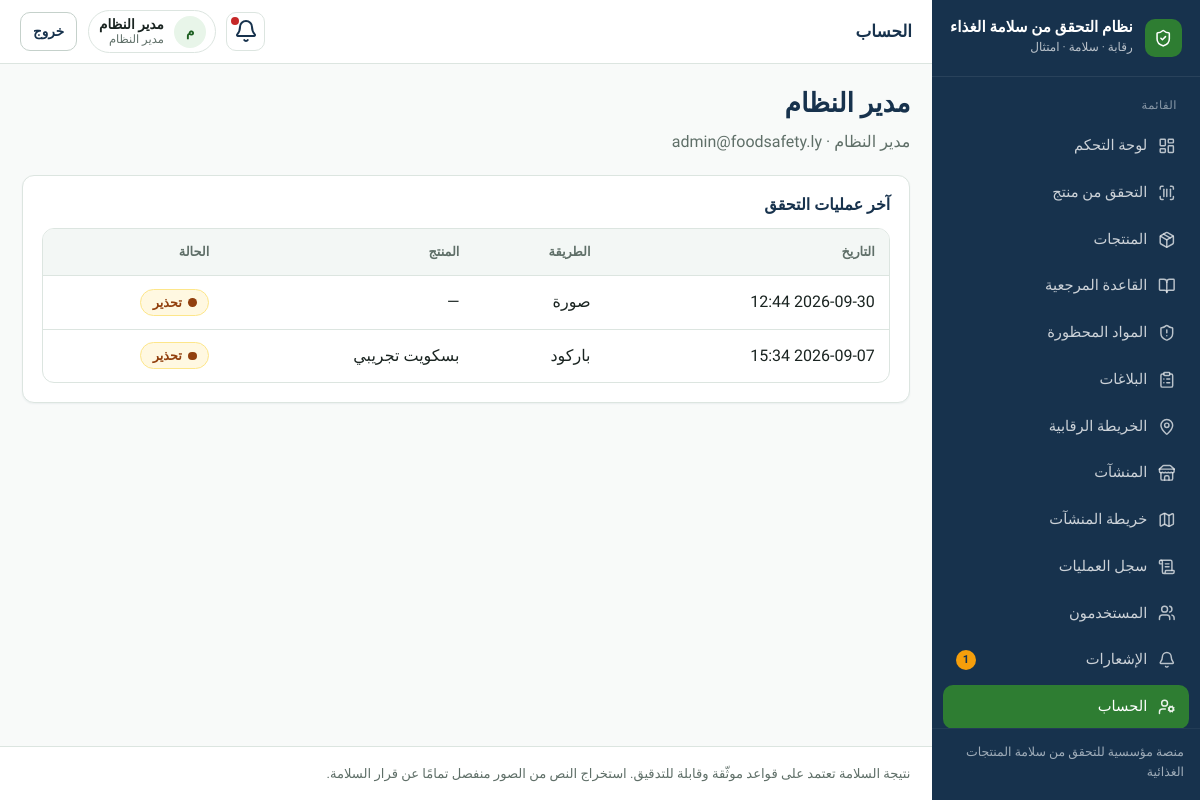
The app's page /profile/ (signed in) with its own data.
### apps/accounts/models.py (models this page shows, shortened)
class User(AbstractUser):
    id = models.UUIDField(primary_key=True, default=uuid.uuid4, editable=False)
    full_name = models.CharField("الاسم الكامل", max_length=150, blank=True)
    phone = models.CharField("الهاتف", max_length=20, blank=True, null=True, unique=True)
    role = models.CharField(
        max_length=32,
        choices=Role.choices,
        default=Role.USER,
        db_index=True,
    )
    preferred_language = models.CharField(
        max_length=2,
        choices=[("ar", "العربية"), ("en", "English")],
        default="ar",
    )
    is_active = models.BooleanField(default=True)
    class Meta:
        verbose_name = "مستخدم"
        verbose_name_plural = "المستخدمون"
        ordering = ["-date_joined"]

### apps/scans/models.py (models this page shows)
class ProductScan(models.Model):
    class Method(models.TextChoices):
        BARCODE = "BARCODE", "باركود"
        SEARCH = "SEARCH", "بحث"
        IMAGE = "IMAGE", "صورة"
        TEXT = "TEXT", "نص يدوي"
    id = models.UUIDField(primary_key=True, default=uuid.uuid4, editable=False)
    user = models.ForeignKey(
        settings.AUTH_USER_MODEL,
        on_delete=models.SET_NULL,
        null=True,
        blank=True,
        related_name="scans",
    )
    product = models.ForeignKey(
        "products.Product", on_delete=models.SET_NULL, null=True, blank=True, related_name="scans"
    )
    scan_method = models.CharField(max_length=10, choices=Method.choices)
    store = models.ForeignKey(
        "stores.Store", on_delete=models.SET_NULL, null=True, blank=True, related_name="scans"
    )
    latitude = models.FloatField(null=True, blank=True)
    longitude = models.FloatField(null=True, blank=True)
    location_consent = models.BooleanField(default=False)
    query_text = models.CharField(max_length=255, blank=True)
    created_at = models.DateTimeField(auto_now_add=True)
    class Meta:
        ordering = ["-created_at"]

### apps/products/models.py (models this page shows, shortened)
class Product(models.Model):
    id = models.UUIDField(primary_key=True, default=uuid.uuid4, editable=False)
    barcode = models.CharField(max_length=50, unique=True, db_index=True)
    name_ar = models.CharField(max_length=255)
    name_en = models.CharField(max_length=255, blank=True)
    brand = models.ForeignKey(
        Brand, on_delete=models.SET_NULL, null=True, blank=True, related_name="products"
    )
    country_of_origin = models.CharField(max_length=100, blank=True)
    manufacturer = models.CharField(max_length=200, blank=True)
    image = models.ImageField(upload_to="products/", blank=True, null=True)
    expiry_date = models.DateField(null=True, blank=True)
    category = models.CharField(max_length=100, blank=True)
    created_at = models.DateTimeField(auto_now_add=True)
    updated_at = models.DateTimeField(auto_now=True)
    class Meta:
        ordering = ["name_ar"]

### apps/core/views.py (the view)
# urls.py: path("profile/", views.profile, name="profile"),
@login_required
def profile(request):
    recent = ProductScan.objects.filter(user=request.user).select_related("assessment")[:10]
    return render(request, "core/profile.html", {"recent": recent})

### apps/core/context_processors.py (called while the page is built)
def _item(label, url_name, icon, match_prefixes=None):
    return {
        "label": label,
        "url_name": url_name,
        "icon": icon,
        "match_prefixes": match_prefixes or [],
    }

### templates/core/profile.html (shortened to what this page needs)
{% extends "base.html" %}
{% block topbar_title %}الحساب{% endblock %}
{% block content %}
<div class="page-header">
  <div>
    <h1>{{ user.full_name|default:user.username }}</h1>
    <p class="lead">{{ user.get_role_display }} · {{ user.email }}</p>
  </div>
</div>
<section class="card">
  <h2 class="card-title">آخر عمليات التحقق</h2>
  <div class="table-wrap" style="margin-top:0.75rem">
    <table class="table">
      <thead><tr><th>التاريخ</th><th>الطريقة</th><th>المنتج</th><th>الحالة</th></tr></thead>
      <tbody>
        {% for s in recent %}
        <tr>
          <td>{{ s.created_at|date:"Y-m-d H:i" }}</td>
          <td>{{ s.get_scan_method_display }}</td>
          <td>{{ s.product.name_ar|default:s.query_text|default:"—" }}</td>
          <td>{% if s.assessment %}{% include "partials/status_badge.html" with code=s.assessment.product_status label=s.assessment.get_product_status_display %}{% endif %}</td>
        </tr>
        {% empty %}
        <tr><td colspan="4"><div class="empty-state"><h3>لا توجد عمليات بعد</h3></div></td></tr>
        {% endfor %}
      </tbody>
    </table>
  </div>
</section>
{% endblock %}

### templates/base.html (shortened to what this page needs)
{% load static %}
<!DOCTYPE html>
<html lang="ar" dir="rtl">
<head>
  <link rel="stylesheet" href="{% static 'css/design-system.css' %}">
</head>
<body class="{% block body_class %}{% endblock %}">
{% if use_app_shell %}
  <div class="app-shell">
    <aside class="sidebar" id="sidebar">
      <a class="sidebar-brand" href="{% url 'core:home' %}">
        <span class="brand-mark" aria-hidden="true"><i data-lucide="shield-check"></i></span>
        <span class="brand-text">
          <strong>{{ app_name_ar }}</strong>
          <span>رقابة · سلامة · امتثال</span>
        </span>
      </a>
      <nav class="sidebar-nav" aria-label="القائمة الرئيسية">
        <div class="nav-section">
          <div class="nav-section-title">القائمة</div>
          {% for item in nav_items %}
            <a class="nav-link {% if item.active %}active{% endif %}" href="{{ item.url }}">
              <i data-lucide="{{ item.icon }}"></i>
              <span>{{ item.label }}</span>
              {% if item.url_name == 'notifications:list' and unread_notifications %}
                <span class="nav-badge">{{ unread_notifications }}</span>
              {% endif %}
            </a>
          {% endfor %}
        </div>
      </nav>
      <div class="sidebar-footer">منصة مؤسسية للتحقق من سلامة المنتجات الغذائية</div>
    </aside>
    <div class="main-wrap">
      <header class="topbar">
        <div class="topbar-left">
          <div class="page-title-top">{% block topbar_title %}{{ app_name_ar }}{% endblock %}</div>
        </div>
        <div class="topbar-right">
          <a class="icon-btn" href="{% url 'notifications:list' %}" title="الإشعارات" aria-label="الإشعارات">
            <i data-lucide="bell"></i>
            {% if unread_notifications %}<span class="dot"></span>{% endif %}
          </a>
          <div class="user-chip">
            <span class="user-avatar">{{ user.full_name|default:user.username|make_list|first|upper }}</span>
            <span class="user-meta">
              <strong>{{ user.full_name|default:user.username }}</strong>
              <span>{{ user.get_role_display }}</span>
            </span>
          </div>
          <form method="post" action="{% url 'accounts:logout' %}">
            <button class="btn btn-secondary btn-sm" type="submit">خروج</button>
          </form>
        </div>
      </header>
{% endif %}
      <main class="content"{% if not use_app_shell %} style="max-width:1100px;margin:0 auto"{% endif %}>
        {% block content %}{% endblock %}
      </main>
{% if use_app_shell %}
      <footer class="app-footer">
        نتيجة السلامة تعتمد على قواعد موثّقة وقابلة للتدقيق. استخراج النص من الصور منفصل تمامًا عن قرار السلامة.
      </footer>
    </div>
  </div>
{% else %}
  </div>
{% endif %}
</body>
</html>

### templates/partials/status_badge.html (shortened to what this page needs)
<span class="status-badge status-{{ code }}">
  <span class="dot" aria-hidden="true"></span>
  {{ label }}
</span>

### records on screen
User: full_name|make_list "م", full_name "مدير النظام", role "مدير النظام", email "admin@foodsafety.ly"
ProductScan: created_at "2026-09-30 12:44", scan_method "صورة", product.name_ar "—", label "تحذير"
ProductScan: created_at "2026-09-07 15:34", scan_method "باركود", product.name_ar "بسكويت تجريبي", label "تحذير"

### other values on screen
{{ app_name_ar }} "نظام التحقق من سلامة الغذاء"
{{ item.label }} "لوحة التحكم" "التحقق من منتج" "المنتجات" "القاعدة المرجعية" "المواد المحظورة" "البلاغات" "الخريطة الرقابية" "المنشآت" "خريطة المنشآت" "سجل العمليات" "المستخدمون" "الإشعارات" "الحساب"
{{ unread_notifications }} "1"
